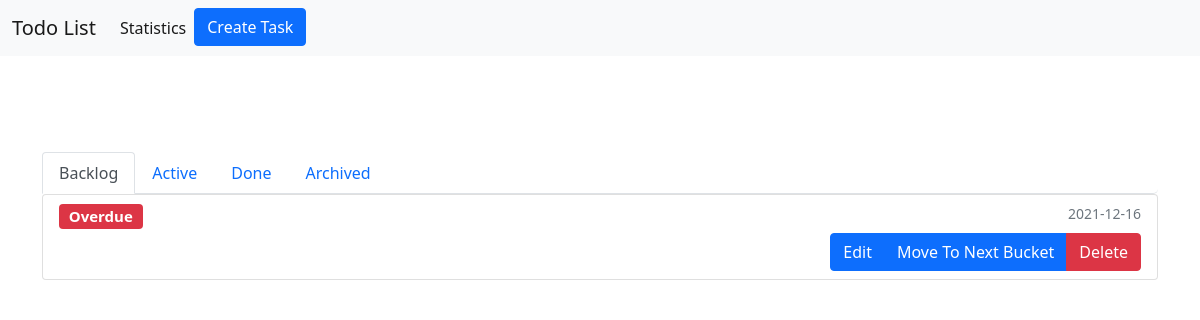
The page /backlog on the database as committed earlier.
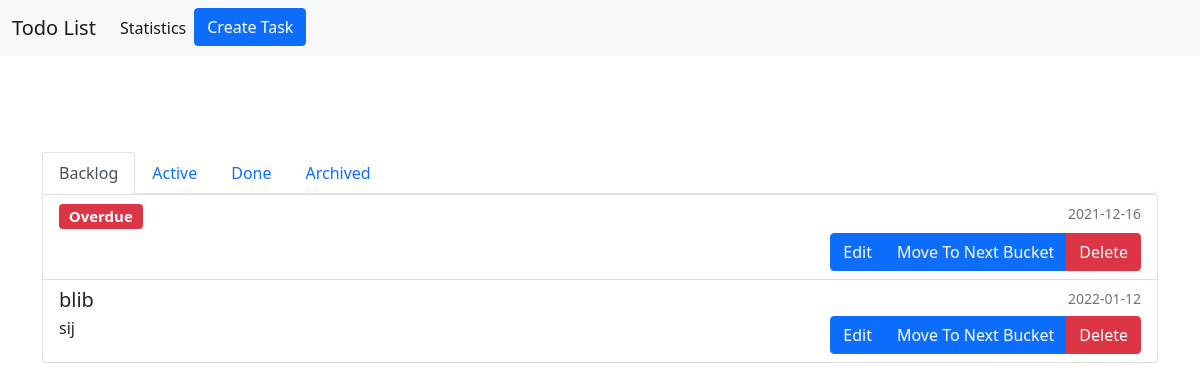
The same page on the database as committed later.
### tables this page shows
CREATE TABLE "todo" (
	"ID"	INTEGER NOT NULL UNIQUE,
	"title"	TEXT,
	"content"	TEXT,
	"modification_date"	TEXT,
	"due_date"	TEXT,
	"status"	INTEGER,
	PRIMARY KEY("ID" AUTOINCREMENT)
);

### app.py (the view)
@app.route("/backlog")
def display_backlog():
    backlog_list = getTaskList(0)
    return render_template('index.html', page=0, items=backlog_list)

### app.py (called while the page is built)
def get_db():
    db = getattr(g, '_database', None)
    if db is None:
        db = g._database = sqlite3.connect(DATABASE)
    return db

def query_db(query, args=(), one=False):
    cur = get_db().execute(query, args)
    rv = cur.fetchall()
    cur.close()
    return (rv[0] if rv else None) if one else rv

### templates/index.html (shortened to what this page needs)
<!doctype html>
<html lang="en">
<head>
  <link href="https://cdn.jsdelivr.net/npm/bootstrap@5.1.3/dist/css/bootstrap.min.css" rel="stylesheet"
>
  <link href="/css/style.css" rel="stylesheet">
</head>
<body>
  <nav class="navbar navbar-expand-lg navbar-light bg-light">
    <div class="container-fluid">
      <a class="navbar-brand" href="#">Todo List</a>
      <div class="collapse navbar-collapse" id="navbarSupportedContent">
        <ul class="navbar-nav me-auto mb-2 mb-lg-0">
          <li class="nav-item">
            <a class="nav-link active" aria-current="page" href="/stats">Statistics</a>
          </li>
          <li class="nav-item">
            <a class="btn btn-primary" aria-current="page" href="/edit">Create Task</a>
          </li>
        </ul>
      </div>
    </div>
  </nav>
  <div class="container">
    <div class="row">
      <div class="col mcenter">
        <ul class="nav nav-tabs bgw">
          <li class="nav-item">
            <a class="nav-link {% if page==0 %} active {% endif %}" aria-current="page" href="/backlog">Backlog</a>
          </li>
          <li class="nav-item">
            <a class="nav-link {% if page==1 %} active {% endif %}" href="/active">Active</a>
          </li>
          <li class="nav-item">
            <a class="nav-link {% if page==2 %} active {% endif %}" href="/done">Done</a>
          </li>
          <li class="nav-item">
            <a class="nav-link {% if page==3 %} active {% endif %}" href="/archived">Archived</a>
          </li>
        </ul>
        <div class="list-group">
          {% for item in items %}
          <div class="list-group-item list-group-item-action" aria-current="true">
            <div class="d-flex w-100 justify-content-between">
              <h5 class="mb-1">{{ item["title"] }} {% if item["due"] %} <span class="badge {{ item["due_color"] }}">{{ item["due_text"] }}</span>{% endif %}</h5>
              <small class="text-muted">{{ item["modified"] }}</small>
            </div>
            <div class="d-flex w-100 justify-content-between">
              <p class="mb-1">{{ item["description"] }}</p>
              <div class="btn-group" role="group" aria-label="Basic example">
                <a href="/edit?tid={{ item["taskid"] }}" class="btn btn-primary">Edit</a>
                {% if page < 3 %}
                <a href="/edit?tid={{ item["taskid"] }}&action=move" type="button" class="btn btn-primary">Move To Next Bucket</a>
                {% endif %}
                <a href="/edit?tid={{ item["taskid"] }}&action=delete" type="button" class="btn btn-danger">Delete</a>
              </div>
            </div>
          </div>
          {% endfor %}
        </div>
      </div>
    </div>
  </div>
</body>
</html>

Rows that differ between the two databases and show on the page:
added todo: title "blib", modified "2022-01-12", description "sij"
